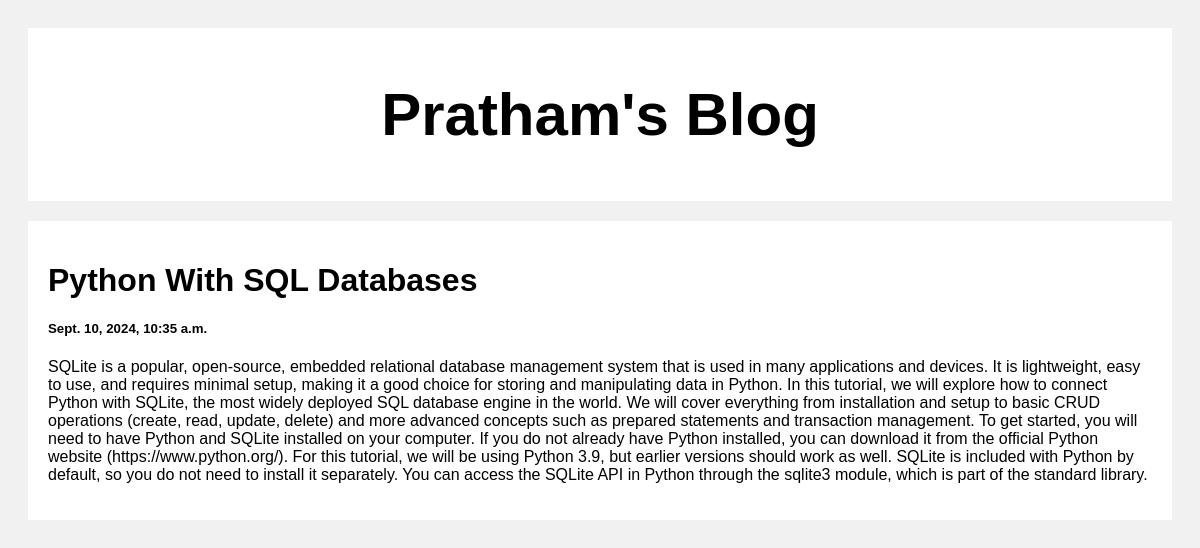
Screenshot of /post/2 with the database file from the repository.
### posts/views.py (the view)
# urls.py: path('post/<str:pk>', views.post, name='post')
def post(request, pk):
    posts = Post.objects.get(id=pk)
    return render(request, 'posts.html', {'posts': posts})

### templates/posts.html (shortened to what this page needs)
<!DOCTYPE html>
<html>
<head>
</head>
<body>
<div class="header">
  <h2>Pratham's Blog</h2>
</div>
<div class="row">
  <div class="leftcolumn">
    <div class="card">
        <h1>{{posts.title}}</h1>
        <h5>{{posts.created_at}}</h5>
        <p>{{posts.body}}</p>
    </div>
  </div>
</div>
</body>
</html>

### templates/posts.html (style rules this page uses)
* { box-sizing: border-box; }
body { font-family: Arial; padding: 20px; background: #f1f1f1; }
.header { padding: 2px; font-size: 40px; text-align: center; background: white; }
.leftcolumn { float: left; width: 100%; }
.card { background-color: white; padding: 20px; margin-top: 20px; }
.row:after { content: ""; display: table; clear: both; }

### rows the page displays
Post: title "Python With SQL Databases", created_at "Sept. 10, 2024, 10:35 a.m.", body "SQLite is a popular, open-source, embedded relational database management system that is used in many applications and devices. It is lightweight, easy to use, and requires minimal setup, making it a good choice for storing and manipulating data in Python. In this tutorial, we will explore how to connect Python with SQLite, the most widely deployed SQL database engine in the world. We will cover everything from installation and setup to basic CRUD operations (create, read, update, delete) and more advanced concepts such as prepared statements and transaction management. To get started, you will need to have Python and SQLite installed on your computer. If you do not already have Python…"
